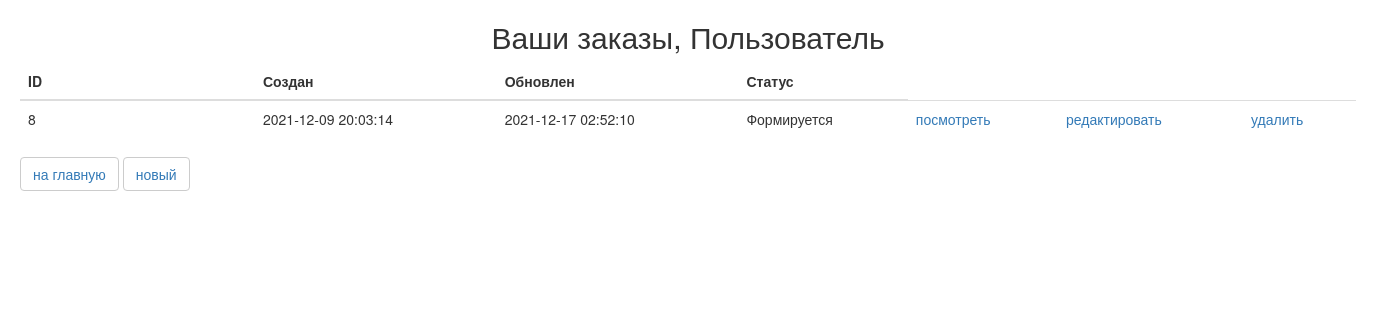
Screenshot of /order/ (signed in) with the database file from the repository.
### ordersapp/models.py (models this page shows, shortened)
class Order(models.Model):
    STATUS_FORMING = 'FM'
    STATUS_SEND_TO_PROCEED = 'STP'
    STATUS_PROCEEDED = 'PRD'
    STATUS_PAID = 'PD'
    STATUS_DONE = 'DN'
    STATUS_CANCELED = 'CN'
    STATUSES = (
        (STATUS_FORMING, 'Формируется'),
        (STATUS_SEND_TO_PROCEED, 'Отправлен на обработку'),
        (STATUS_PROCEEDED, 'Обработан'),
        (STATUS_PAID, 'Оплачен'),
        (STATUS_DONE, 'Готов'),
        (STATUS_CANCELED, 'Отменён')
    )
    user = models.ForeignKey(settings.AUTH_USER_MODEL, on_delete=models.CASCADE)
    status = models.CharField(choices=STATUSES, default=STATUS_FORMING, max_length=3, verbose_name='статус')
    is_active = models.BooleanField(default=True, verbose_name='активен')
    created_at = models.DateTimeField(auto_now_add=True)
    updated_at = models.DateTimeField(auto_now=True)

### ordersapp/views.py (the view)
# urls.py: path('', ordersapp.OrderListView.as_view(), name='list'),
class OrderListView(ListView):
    model = Order
    def get_queryset(self):
        return super().get_queryset().filter(user=self.request.user)

### mainapp/context_processors.py (called while the page is built)
def basket(request):
    basket_items = []
    if request.user.is_authenticated:
        basket_items = Basket.objects.filter(user=request.user)
    return {
        'basket': basket_items
    }

### ordersapp/templates/ordersapp/order_list.html
{% extends 'ordersapp/base.html' %}
{% load static %}
{% block content %}
   <div class="h2 text-center head">
       Ваши заказы,
       {% if user.first_name %}
           {{ user.first_name|title}}
       {% else %}
           Пользователь
       {% endif %}
   </div>
   <table class="table orders_list">
       <thead>
         <tr>
           <th>ID</th>
           <th>Создан</th>
           <th>Обновлен</th>
           <th>Статус</th>
         </tr>
       </thead>
       <tbody>
            {% for item in object_list %}
                {% if item.is_active %}
                    <tr>
                       <td class="td1 orders_list">{{ item.pk }}</td>
                       <td>{{ item.created_at|date:"Y-m-d H:i:s" }}</td>
                       <td>{{ item.updated_at|date:"Y-m-d H:i:s" }}</td>
                       <td>{{ item.get_status_display }}</td>
                       <td>
                           <a href="{% url 'ordersapp:read' item.pk %}">
                               посмотреть
                           </a>
                       </td>
                       <td>
                           {% if item.status == 'FM' %}
                             <a href="{% url 'ordersapp:update' item.pk %}">
                               редактировать
                             </a>
                           {% endif %}
                       </td>
                       <td>
                           {% if item.status == 'FM' %}
                             <a href="{% url 'ordersapp:delete' item.pk %}">
                                 удалить
                             </a>
                           {% endif %}
                       </td>
                   </tr>
                {% endif %}
            {% endfor %}
       </tbody>
   </table>
   <button class="btn btn-default btn-round">
       <a href="{% url 'index' %}">
           на главную
       </a>
   </button>
   <button class="btn btn-default btn-round">
       <a href="{% url 'ordersapp:create' %}">
           новый
       </a>
   </button>
{% endblock %}

### static/css/style.css (style rules this page uses)
* { margin: 0; padding: 0; }
body { new_product font-family: 'Montserrat', sans-serif; }
html, body { height: 100%; }
table { width: 100%; }
td:first-child { width: 235px; }

### rows the page displays
Order: pk "8", created_at "2021-12-09 20:03:14", updated_at "2021-12-17 02:52:10", status "Формируется", shows "редактировать", shows "удалить"
